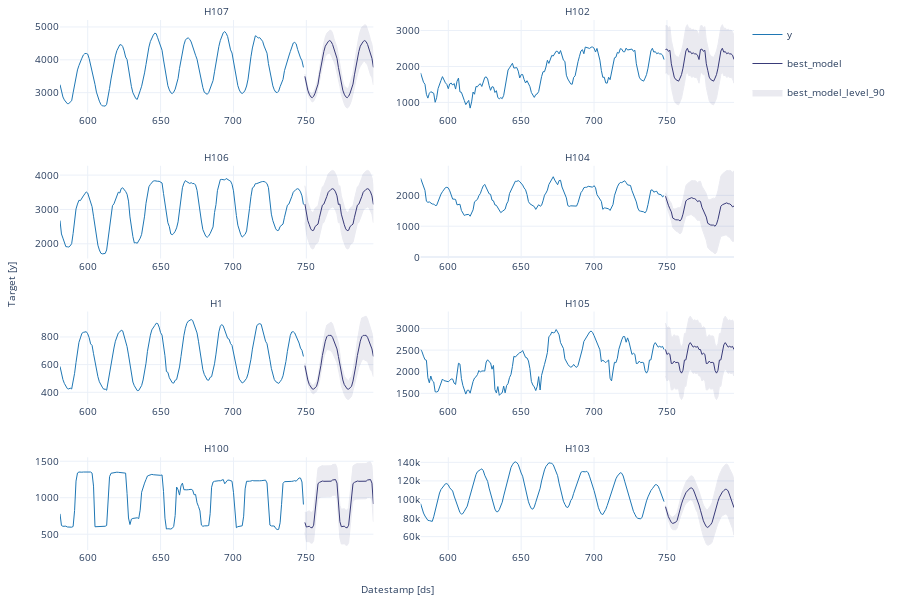

Write notebook code for a chart like this one.
### Code cell
sf.plot(Y_df, prod_forecasts_df, level=[90], engine='plotly')
